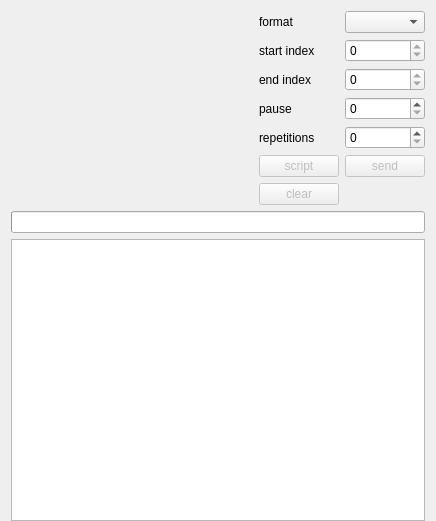
       <widget class="QWidget" name="SendHistoryPage">
        <property name="geometry">
         <rect>
          <x>0</x>
          <y>0</y>
          <width>436</width>
          <height>521</height>
         </rect>
        </property>
        <attribute name="label">
         <string>Send history</string>
        </attribute>
        <layout class="QVBoxLayout" name="verticalLayout_19">
         <property name="bottomMargin">
          <number>0</number>
         </property>
         <item>
          <layout class="QVBoxLayout" name="verticalLayout_17">
           <item>
            <layout class="QGridLayout" name="gridLayout_2" columnstretch="1,0,0">
             <item row="3" column="1">
              <widget class="QLabel" name="label_6">
               <property name="toolTip">
                <string>send pause between two indexes</string>
               </property>
               <property name="text">
                <string>pause</string>
               </property>
              </widget>
             </item>
             <item row="2" column="1">
              <widget class="QLabel" name="label_5">
               <property name="toolTip">
                <string>end index</string>
               </property>
               <property name="text">
                <string>end index</string>
               </property>
              </widget>
             </item>
             <item row="2" column="2">
              <widget class="QSpinBox" name="endIndexSpinBox">
               <property name="toolTip">
                <string>end index</string>
               </property>
               <property name="maximum">
                <number>0</number>
               </property>
              </widget>
             </item>
             <item row="3" column="2">
              <widget class="QSpinBox" name="sendPauseSpinBox">
               <property name="toolTip">
                <string>send pause between two indexes</string>
               </property>
               <property name="maximum">
                <number>600000</number>
               </property>
              </widget>
             </item>
             <item row="1" column="2">
              <widget class="QSpinBox" name="startIndexSpinBox">
               <property name="toolTip">
                <string>start index</string>
               </property>
               <property name="maximum">
                <number>0</number>
               </property>
              </widget>
             </item>
             <item row="3" column="0">
              <spacer name="horizontalSpacer_5">
               <property name="orientation">
                <enum>Qt::Horizontal</enum>
               </property>
               <property name="sizeType">
                <enum>QSizePolicy::Ignored</enum>
               </property>
               <property name="sizeHint" stdset="0">
                <size>
                 <width>40</width>
                 <height>20</height>
                </size>
               </property>
              </spacer>
             </item>
             <item row="8" column="1">
              <widget class="QPushButton" name="clearHistoryPushButton">
               <property name="enabled">
                <bool>false</bool>
               </property>
               <property name="sizePolicy">
                <sizepolicy hsizetype="Expanding" vsizetype="Fixed">
                 <horstretch>0</horstretch>
                 <verstretch>0</verstretch>
                </sizepolicy>
               </property>
               <property name="toolTip">
                <string>clear the history</string>
               </property>
               <property name="text">
                <string>clear</string>
               </property>
               <property name="checkable">
                <bool>false</bool>
               </property>
              </widget>
             </item>
             <item row="5" column="1">
              <widget class="QPushButton" name="createScriptPushButton">
               <property name="enabled">
                <bool>false</bool>
               </property>
               <property name="toolTip">
                <string>create a worker script which sends the selection</string>
               </property>
               <property name="text">
                <string>script</string>
               </property>
              </widget>
             </item>
             <item row="1" column="1">
              <widget class="QLabel" name="label_4">
               <property name="toolTip">
                <string>start index</string>
               </property>
               <property name="text">
                <string>start index</string>
               </property>
              </widget>
             </item>
             <item row="0" column="1">
              <widget class="QLabel" name="label_7">
               <property name="toolTip">
                <string>the display format of the selection</string>
               </property>
               <property name="text">
                <string>format</string>
               </property>
              </widget>
             </item>
             <item row="0" column="2">
              <widget class="QComboBox" name="historyFormatComboBox">
               <property name="toolTip">
                <string>the display format of the selection</string>
               </property>
              </widget>
             </item>
             <item row="5" column="2">
              <widget class="QPushButton" name="sendHistoryPushButton">
               <property name="enabled">
                <bool>false</bool>
               </property>
               <property name="sizePolicy">
                <sizepolicy hsizetype="Expanding" vsizetype="Fixed">
                 <horstretch>0</horstretch>
                 <verstretch>0</verstretch>
                </sizepolicy>
               </property>
               <property name="toolTip">
                <string>send the selection</string>
               </property>
               <property name="text">
                <string>send</string>
               </property>
               <property name="checkable">
                <bool>false</bool>
               </property>
              </widget>
             </item>
             <item row="4" column="2">
              <widget class="QSpinBox" name="sendRepetitionCountSpinBox">
               <property name="toolTip">
                <string>the number of repetitions</string>
               </property>
               <property name="maximum">
                <number>999999999</number>
               </property>
              </widget>
             </item>
             <item row="4" column="1">
              <widget class="QLabel" name="label_8">
               <property name="toolTip">
                <string>the number of repetitions</string>
               </property>
               <property name="text">
                <string>repetitions</string>
               </property>
              </widget>
             </item>
            </layout>
           </item>
          </layout>
         </item>
         <item>
          <layout class="QVBoxLayout" name="verticalLayout_18">
           <item>
            <widget class="QProgressBar" name="progressBar">
             <property name="toolTip">
              <string>send progress</string>
             </property>
             <property name="value">
              <number>0</number>
             </property>
             <property name="textVisible">
              <bool>false</bool>
             </property>
            </widget>
           </item>
           <item>
            <widget class="QTextEdit" name="historyTextEdit">
             <property name="sizePolicy">
              <sizepolicy hsizetype="Ignored" vsizetype="Expanding">
               <horstretch>0</horstretch>
               <verstretch>0</verstretch>
              </sizepolicy>
             </property>
             <property name="readOnly">
              <bool>true</bool>
             </property>
            </widget>
           </item>
          </layout>
         </item>
        </layout>
       </widget>
